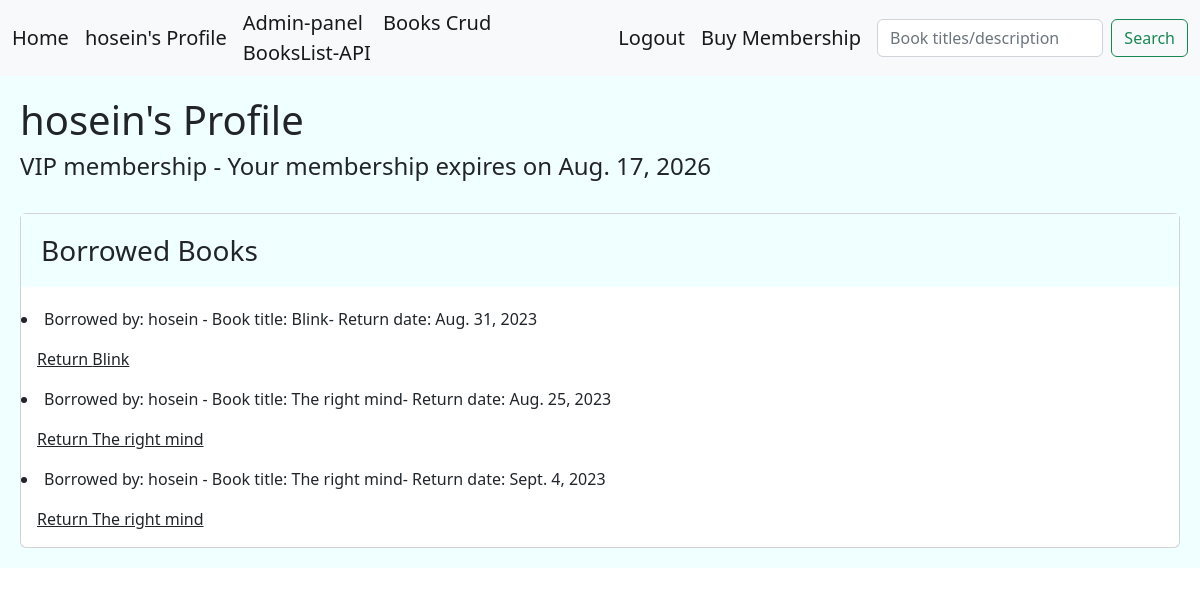
Screenshot of /users/12/ (signed in) with the database file from the repository.
### account/models.py (models this page shows, shortened)
class CustomUser(AbstractBaseUser):
    MEMBERSHIP_NORMAL = 'N'
    MEMBERSHIP_VIP = 'V'
    MEMBERSHIP_CHOICES = [
        (MEMBERSHIP_NORMAL,'Normal'),
        (MEMBERSHIP_VIP,'VIP'),
    ]
    full_name = models.CharField(max_length=100,unique=True,null=True)
    email = models.EmailField(unique=True)
    expiration_date = models.DateField(null=True)
    membership = models.CharField(max_length=1, choices= MEMBERSHIP_CHOICES, default= MEMBERSHIP_NORMAL)
    phone = models.CharField(max_length=11, unique=True, null=True)
    is_active = models.BooleanField(default=True)
    is_admin = models.BooleanField(default=False)
    objects = UserManager()
    USERNAME_FIELD = 'phone'
    REQUIRED_FIELDS = ['email','password','full_name',]#['email',] #required fields when making a user in shell by createsuper user
    def __str__(self):
        return self.email

### library/models.py (models this page shows, shortened)
class BorrowedBook(models.Model):
    user = models.ForeignKey(User, on_delete=models.CASCADE)
    book = models.ForeignKey(Books, on_delete=models.CASCADE)
    borrow_date = models.DateField()
    return_date = models.DateField(null=True, blank=True)
    date_check = models.BooleanField(default=False) #say how many days left

class Books(models.Model):
    title = models.CharField(max_length=100)
    description = models.TextField(null=True)
    price = models.DecimalField(max_digits=6 , decimal_places=2, default=0.00)
    shabak = models.CharField(max_length=150,null=True)
    copies_available = models.PositiveIntegerField(default=4)
    genre = models.ForeignKey('Genre', on_delete=models.SET_NULL, null=True)
    author = models.ForeignKey('Author', on_delete=models.SET_NULL, null=True)
    def __str__(self):
        return self.title

### library/views.py (the view)
# urls.py: path('users/<int:user_id>/',views.UserProfile.as_view(), name='user'),
class UserProfile(LoginRequiredMixin,View):
    template_class = 'library/user_profile.html'
    def dispatch(self, request,user_id):
        if user_id != request.user.id:
            messages.error(request, 'No cheating!', 'danger')
            return redirect('library:home')
        return super().dispatch(request, user_id)
    def get(self,request, user_id):
        user = User.objects.get(id=user_id)
        borrowed_books = BorrowedBook.objects.filter(user=user.id)
        return render(request,self.template_class,{'borrowed_books': borrowed_books,'user':user})

### library/templates/library/user_profile.html (shortened to what this page needs)
<!DOCTYPE html>
<html lang="en">
<head>
    <link href="https://cdn.jsdelivr.net/npm/bootstrap@5.2.0-beta1/dist/css/bootstrap.min.css" rel="stylesheet">
</head>
<body>
{% include 'include/navbar.html' %}
<div class="jumbotron">
    {% block content %} <H1> {{ user.full_name }}'s Profile</H1>
    {% if user.membership == 'V'%} <H4> VIP membership - Your membership expires on {{user.expiration_date}} </H4> {% else %} <H4> NORMAL membership </H4> {% endif%}
     <br/>
    <div class="card">
        <h3 class="card-title jumbotron">Borrowed Books</h3>
    {% for i in borrowed_books %}
    <li> Borrowed by: {{i.user.full_name}} - Book title: {{i.book}}- Return date: {{i.return_date}}</li>
    <a class="card-body" href="{% url 'library:return' i.id  %}" >Return {{i.book}}</a>
    {% endfor %}
    {% endblock %}
</div>
</body>
</html>

### templates/include/navbar.html (shortened to what this page needs)
<nav class="navbar navbar-expand-lg bg-light">
    <div class="container-fluid">
      <a class="navbar-brand" href=" {% url 'library:home' %} ">Home</a>
      {% if request.user.is_authenticated %}
        <a class="navbar-brand" aria-current="page" href="{% url 'library:user' request.user.id %}">{{request.user.full_name}}'s Profile</a>
      {% endif %}
      <div class="collapse navbar-collapse" id="navbarSupportedContent">
        <ul class="navbar-nav me-auto mb-2 mb-lg-0">
          <li class="nav-item">
            <a class="navbar-brand" aria-current="page" href="http://127.0.0.1:8000/admin">Admin-panel</a>
            <a class="navbar-brand" aria-current="page" href="{% url 'library:bcrud' 0 %}">Books Crud</a>
            <a class="navbar-brand" aria-current="page" href="{% url 'library:bookapi' %}">BooksList-API</a>
          </li>
        </ul>
      {% if request.user.is_authenticated %}
        <a class="navbar-brand" href=" {% url 'account:User_Logout' %} ">Logout</a>
      {% endif %}
      <a class="navbar-brand" href=" {% url 'library:sub' %} ">Buy Membership</a>
      <form class="d-flex" role="search" method="GET" action="{% url 'library:search' %}">
        <input class="form-control me-2" type="search" placeholder="Book titles/description" aria-label="Search" name="search_input">
        <button class="btn btn-outline-success" type="submit">Search</button>
      </form>
      </div>
    </div>
  </nav>

### library/templates/library/user_profile.html (style rules this page uses)
.jumbotron { padding: 20px; margin-bottom: 20px; background-color: azure; }

### rows the page displays
CustomUser: user.full_name "hosein", full_name "hosein", expiration_date "Aug. 17, 2026"
BorrowedBook: user.full_name "hosein", book "Blink", return_date "Aug. 31, 2023"
BorrowedBook: user.full_name "hosein", book "The right mind", return_date "Aug. 25, 2023"
BorrowedBook: user.full_name "hosein", book "The right mind", return_date "Sept. 4, 2023"
